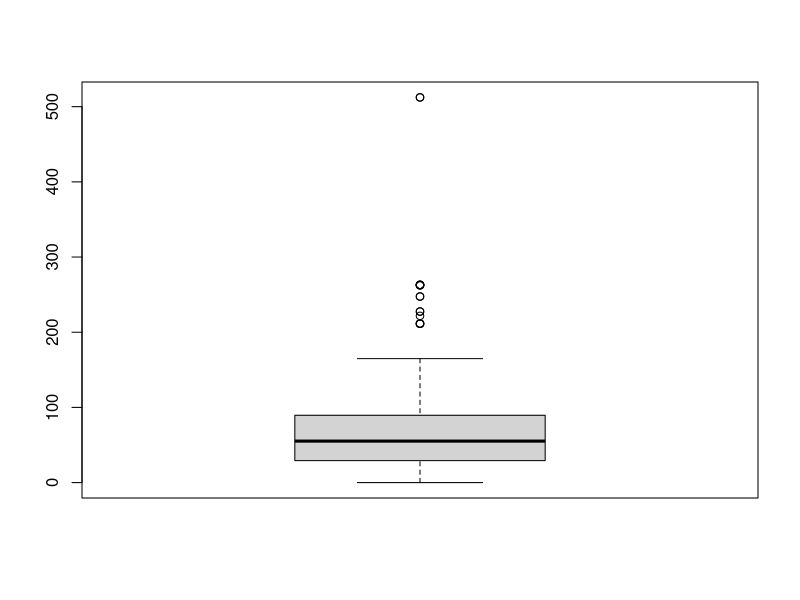
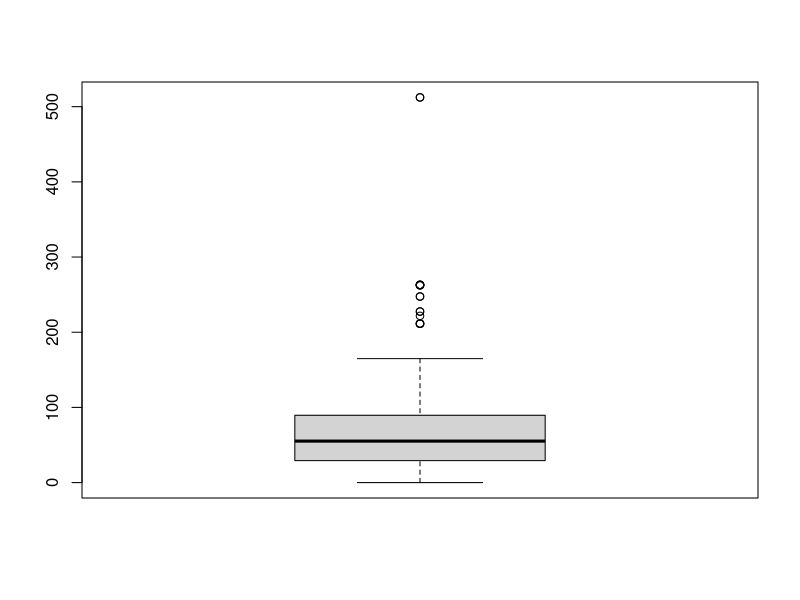

Recreate these plots in R, in order.
## ---- chunk 1
knitr::opts_chunk$set(comment = '>')
## ---- chunk 2
# read RMS Titanic data from a csv file
#   note: NA and empty strings are interpreted as NA values
RMS_Titanic <- read.csv("RMS_Titanic.csv", na.strings = c("NA", ""))
# inspect the data set
str(RMS_Titanic)

# convert the Survived and Pclass variable to factors
RMS_Titanic$Survived <- factor(RMS_Titanic$Survived)
RMS_Titanic$Pclass <- factor(RMS_Titanic$Pclass)
# inspect the dataset to see the changes you made
str(RMS_Titanic)

# NA (Not Available) is interpreted as 'missing value' in R
# get summary report of the variables to look for NAs
#   three variables (Age, Cabin, Embarked) have NA values
summary(RMS_Titanic)

# get a table of the number of NA per variable
RMS_Titanic_NA_count <- apply(is.na(RMS_Titanic), 2, sum)
RMS_Titanic_NA_count
# ...and the percentage of NA per variable
RMS_Titanic_NA_perc <- RMS_Titanic_NA_count / dim(RMS_Titanic)[1] * 100
RMS_Titanic_NA_perc
## ---- chunk 3
# impute by replacement with the most frequent value (for Port of Embarkation)
#   first calculate the frequency of values (C, Q, S) for Embarked
#     S is the most frequent
table(RMS_Titanic$Embarked)
#   then set Embarked missing values to S
RMS_Titanic[is.na(RMS_Titanic$Embarked), 'Embarked'] = 'S'

# inspect the frequency of values for Embarked after imputation
table(RMS_Titanic$Embarked)

# impute missing Age values by replacement with the median value
#   first get the age median
#     note: NA should be removed to calculate the median!
median_age <- median(RMS_Titanic$Age, na.rm = T)
#   then set Age missing values to its median
RMS_Titanic[is.na(RMS_Titanic$Age), 'Age'] = median_age

# remove instances with missing values in all other attributes
RMS_Titanic_noNA <- na.omit(RMS_Titanic)

# check the size of the data frames before and after removal
dim(RMS_Titanic)
dim(RMS_Titanic_noNA)

# note: R functions often have an na.action option
#   this option defines how NAs will be treated in the analysis
#   it is particularly important, if NAs have not been removed from the data
## ---- chunk 4
# remove duplicate rows
RMS_Titanic_clean <- unique(RMS_Titanic_noNA)

# check the size of the data frames before and after removal
dim(RMS_Titanic_noNA)
dim(RMS_Titanic_clean)

# find the duplicate rows
#   duplicated returns a boolean vector
RMS_Titanic_duplicated <- duplicated(RMS_Titanic_noNA)
RMS_Titanic_duplicated

# duplicated rows can then be extracted by conditional filtering
RMS_Titanic_noNA[RMS_Titanic_duplicated, ]
## ---- chunk 5
# inspect the Fare distribution using summary statistics
summary(RMS_Titanic_clean$Fare)
# generate a boxplot of the Fare variable
boxplot(RMS_Titanic_clean$Fare)

# outliers can be detected from the boxplot
#   note: the boxplot command returns a summary statistics object
#     this object can be assigned to a variable and inspected
RMS_Titanic_boxplot <- boxplot(RMS_Titanic_clean$Fare)
# inspect the boxplot statistics
#   note: the returened value is a list object
RMS_Titanic_boxplot
# outlier values can be extracted from this object
#   they are stored in the element 'out' of the list
RMS_Titanic_boxplot$out

# get the minimum value that is an outlier
min(RMS_Titanic_boxplot$out)

# outliers rows can be extracted by conditional selection
RMS_Titanic_clean[RMS_Titanic_clean$Fare >= min(RMS_Titanic_boxplot$out), ]
## ---- chunk 6
# subset the dataset for age < 10
RMS_Titanic_clean_10 <- subset(RMS_Titanic_clean, Age < 10)
RMS_Titanic_clean_10

# subset the dataset for age > 60 and Sex == male
RMS_Titanic_clean_60_male <- subset(RMS_Titanic_clean, Age > 60 & Sex == 'male')
RMS_Titanic_clean_60_male
## ---- chunk 7
# random sample of 10 rows from the data frame
#   first sample 10 number from the row indices
sample_idx <- sample(nrow(RMS_Titanic_clean), 10)
sample_idx
#   then extract the instances using the sampled indices
RMS_Titanic_clean[sample_idx,]

# random sample of 100 indices w/ replacement
sample_idx <- sample(nrow(RMS_Titanic_clean), 100, replace = T)
# inspect the sample (there should be repeated values)
sample_idx

# create a 70/30 training/test set split
#   note: test set indices are derived as complement of the training ones
#   first get the number of rows in the data frame
n_rows <- nrow(RMS_Titanic_clean)
# sample 70% (n_rows * 0.7) indices in the ranges 1:nrows
training_idx <- sample(n_rows, n_rows * 0.7)
# filter the data frame with the training indices (and the complement)
training_RMS_Titanic_clean <- RMS_Titanic_clean[training_idx,]
test_RMS_Titanic_clean <- RMS_Titanic_clean[-training_idx,]

# check the size of the two data sets
dim(training_RMS_Titanic_clean)
dim(test_RMS_Titanic_clean)

# stratified sampling is available from the sampling package
# install the sampling package from CRAN
if(require(sampling) == FALSE){
    install.packages("sampling")
}

# stratified sampling by Sex
#   extract 8 rows from the 'female' partition and 5 from the 'male' one
sampling::strata(RMS_Titanic_clean, "Sex", c(8,5))

######################################################################
#
# for more advanced data frame handling see the package:
#   dplyr
#   https://cran.rstudio.com/web/packages/dplyr/vignettes/base.html
#
######################################################################
